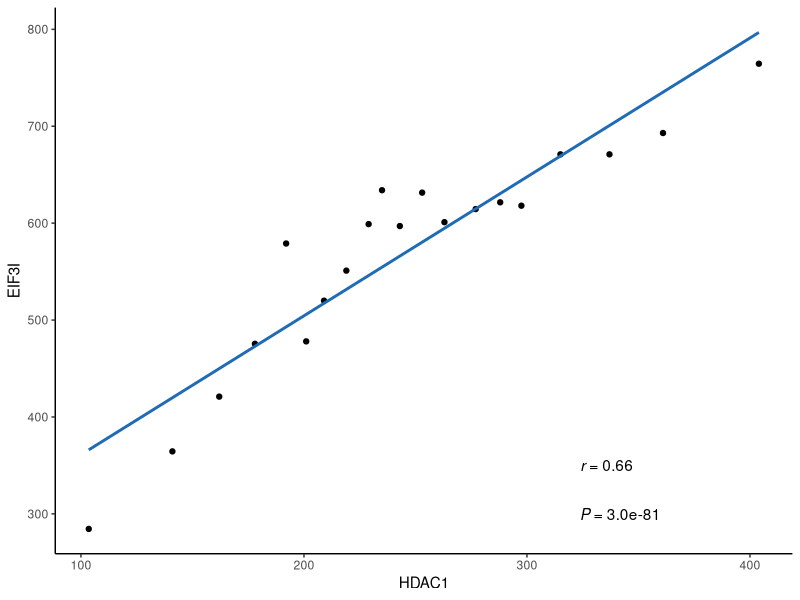
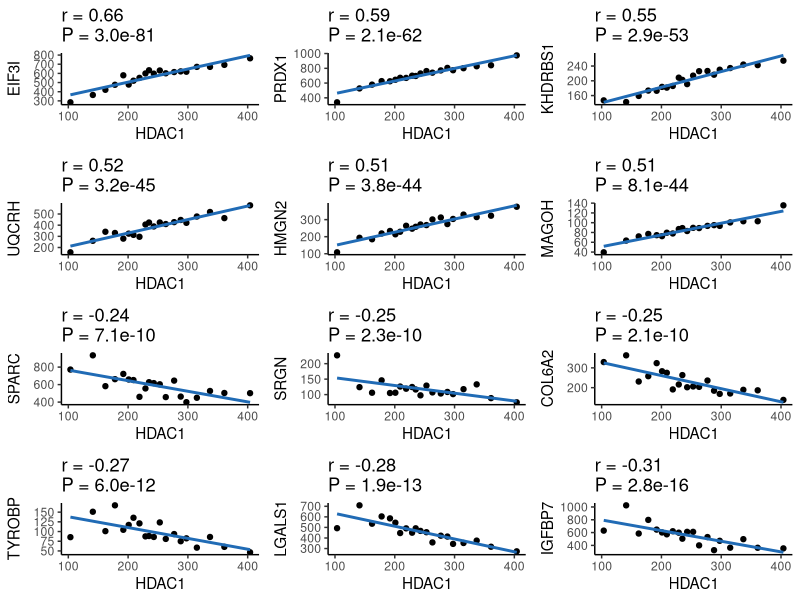
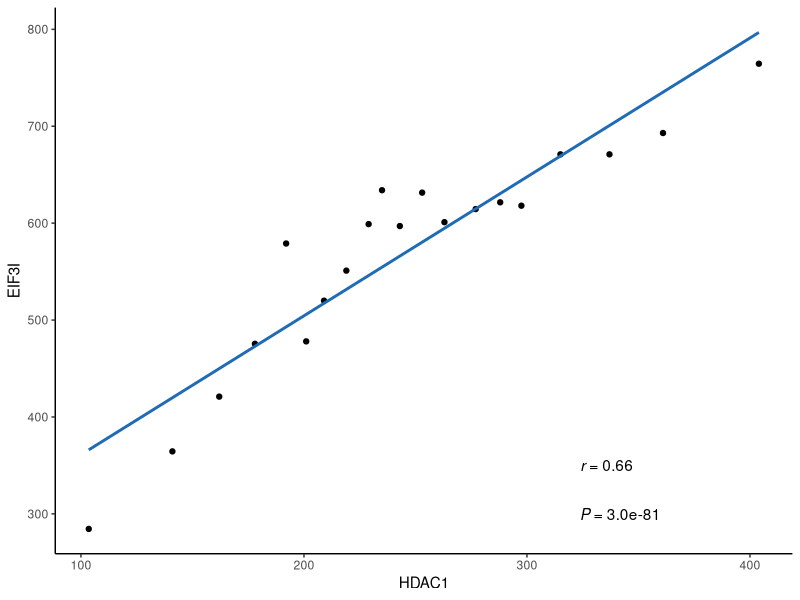
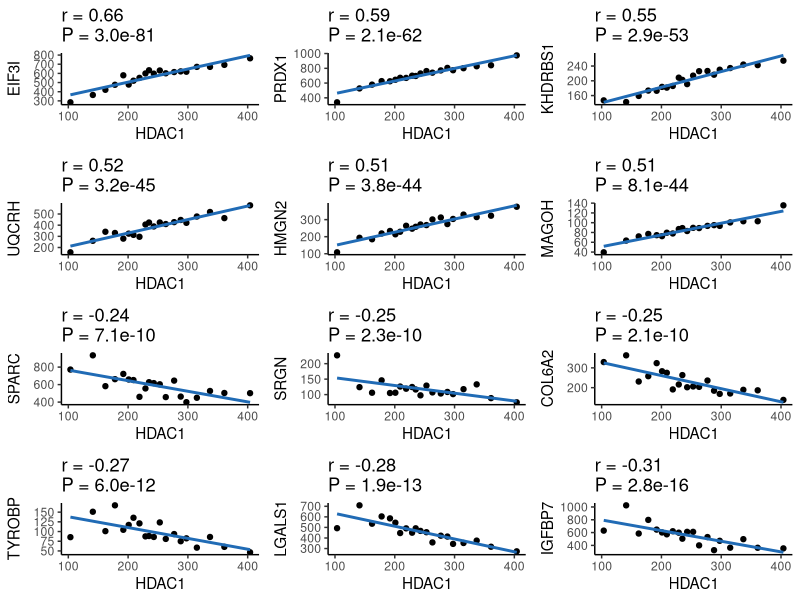

Here is the R script that generated these plots, in order:
## ---- chunk 1
knitr::opts_chunk$set(echo = TRUE)
## ---- chunk 2
#使用国内镜像安装包
#options("repos"= c(CRAN="https://mirrors.tuna.tsinghua.edu.cn/CRAN/"))
#options(BioC_mirror="http://mirrors.ustc.edu.cn/bioc/")
library(reshape2)
library(ggplot2)
library(cowplot)
library(plyr)
Sys.setenv(LANGUAGE = "en") #显示英文报错信息
options(stringsAsFactors = FALSE) #禁止chr转成factor
## ---- chunk 3
symbol <- "HDAC1"
topnumber = 6 #取正相关排名Top 6和负相关排名Top 6的基因

# plot with special pointnumber by groupping gene expression levels into equally sized bins
pointnumber = 20 
# plot without bins
#pointnumber = NULL
## ---- chunk 4
tcga_expr <- read.csv("easy_input.csv", row.names = 1)
tcga_expr[1:3,1:3]
## ---- chunk 5
# 目标基因
target.exps <- tcga_expr[symbol,]
# 其余基因
other.expr <- tcga_expr[-which(rownames(tcga_expr)==symbol),]

# pearson
sgcor <- as.data.frame(cor(t(other.expr), t(target.exps))) #默认pearson
colnames(sgcor) <- "r_pearson"
# 计算pvalue，运行时间较长
sgcor$pval_pearson <- apply(other.expr, 1, function(x) (cor.test(x, t(target.exps))$p.value))

# spearman
sgcor_spearman <- as.data.frame(cor(t(other.expr), t(target.exps), method = "spearman"))
colnames(sgcor_spearman) <- "r_spearman"
sgcor_spearman$pval_spearman <- apply(other.expr, 1, function(x)(cor.test(x, t(target.exps), method = "spearman")$p.value))

# 把相关系数、pvalue都写进cors里
cors <- cbind(sgcor, sgcor_spearman)
cors$gene <- rownames(other.expr)
head(cors)

# 取相关系数排名前几位的基因，在参数设置里修改topnumber
# 此处取前6和后6，也就是正相关Top6和负相关Top6
newcor <- cors[!(is.na(cors$r_pearson)),]
dim(newcor)
sortcor <- newcor[order(newcor$r_pearson, newcor$r_spearman, decreasing = T),]
topcor <- sortcor[c(1:topnumber, #正相关Top 6
                    (nrow(sortcor) - topnumber + 1):nrow(sortcor)),] #负相关Top 6
rownames(topcor)

# 提取相关系数排名前几位基因的表达矩阵
genes <- c(symbol,rownames(topcor))
genesexps <- as.data.frame(t(tcga_expr[genes,]))
sortgenesexps <- genesexps[order(genesexps[,1]),]
samplenum <- nrow(sortgenesexps)
## ---- chunk 6
if(is.null(pointnumber)){
  pointnumber=samplenum
}

# plot with special pointnumber by groupping gene expression levels into equally sized bins
group <- as.integer(cut(1:samplenum, breaks=c(seq(from=0.5, to=samplenum, by=samplenum/pointnumber), samplenum+0.5)))
ddf <- data.frame(row.names = 1:pointnumber)

for( i in 1:(1 + topnumber*2)){
  ddf <- cbind(ddf,tapply(sortgenesexps[,i],group,median))
}

colnames(ddf) <- c(symbol,topcor$gene)
mddf <- melt(ddf,id.vars=symbol)

# 在图中显示pearson的r和P
# 或者显示spearman的r和P，就换成r_spearman和pval_spearman
mddf$r <- topcor[mddf$variable,]$r_pearson
mddf$P <- topcor[mddf$variable,]$pval_pearson 
## ---- chunk 7
friend <- "EIF3I"
df <- mddf[mddf$variable == friend,]

# 让r和P呈斜体
rvalue <- as.character(as.expression(substitute(~~italic(r)~"="~rvalue, list(rvalue = format(round(unique(df$r),2), nsmall= 2)))))
pvalue <- as.character(as.expression(substitute(~~italic(P)~"="~pvalue, list(pvalue = format(sprintf("%1.1e", unique(df$P)), nsmall= 2)))))

ggplot(df, aes_string(x=symbol, y="value")) +
  geom_point() +
  ylab(friend) +
  theme_classic() +
  #画在图中，需要根据自己的数据调整位置
  annotate("text", x = 334, y = 350, label = rvalue, parse = TRUE) +
  annotate("text", x = 340, y = 300, label = pvalue, parse = TRUE) +
  geom_smooth(method = "lm", se = F, colour = "#206BB5")

ggsave(paste0(symbol, "_", friend, ".pdf"))
## ---- chunk 8
plist <- dlply(mddf, .(variable), function(trig){ggplot(trig, aes_string(x=symbol, y="value")) +
    geom_point() +
    ylab(unique(trig$variable)) +
    theme_classic() +
    ggtitle(paste0("r = ", round(unique(trig$r),2),
                   "\nP = ", sprintf("%1.1e", unique(trig$P)))) +
    geom_smooth(method = "lm", se=F, colour = "#206BB5")})

pg <- plot_grid(plotlist = plist, ncol=3, align = "hv")
pg
filename <- paste0(symbol, "_cor.pdf")
ggsave(filename, width = 8, height = 10)
## ---- chunk 9
sessionInfo()
